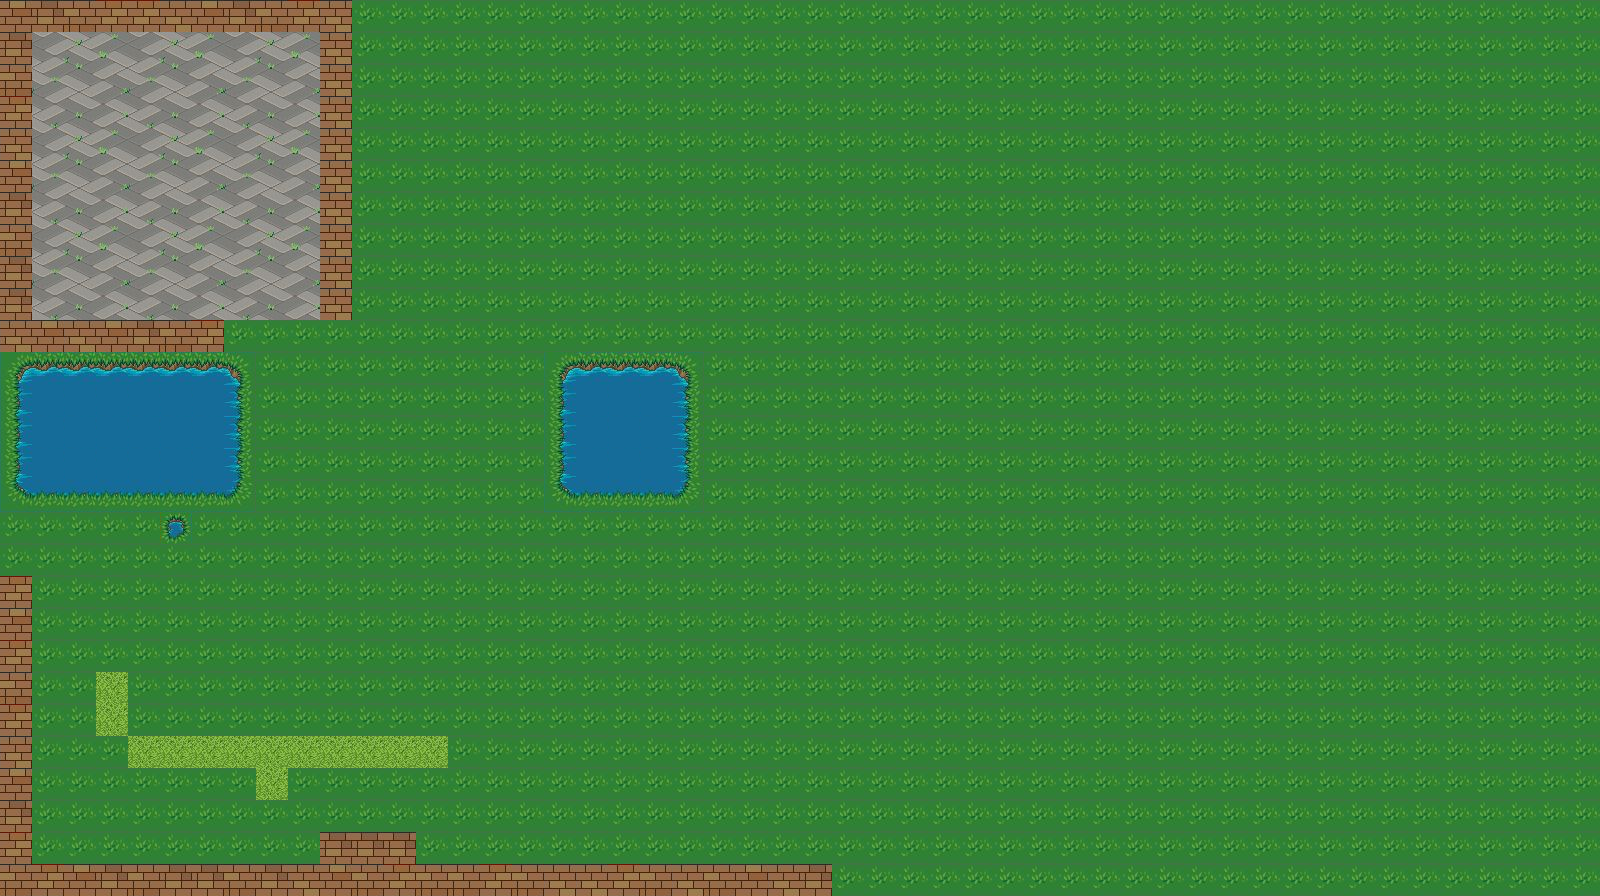

Tiled map render using the project's own tile images. Description and the whole map definition, tile-layer contents included, below:
An orthogonal 50x28 tile map with 32x32 px tiles, 1 tile layer (Слой тайлов 1).

<map version="1.9" tiledversion="1.9.0" orientation="orthogonal" renderorder="right-down" width="50" height="28" tilewidth="32" tileheight="32" infinite="0" nextlayerid="3" nextobjectid="1">
 <tileset firstgid="1" source="test.tsx" />
 <layer id="1" name="Слой тайлов 1" width="50" height="28">
  <data encoding="csv">
385,386,387,388,388,384,385,386,387,388,384,232,232,232,232,232,232,232,232,232,232,232,232,232,232,232,232,232,232,232,232,232,232,232,232,232,232,232,232,232,232,232,232,232,232,232,232,232,232,232,
386,401,402,403,401,402,403,401,402,403,384,232,232,232,232,232,232,232,232,232,232,232,232,232,232,232,232,232,232,232,232,232,232,232,232,232,232,232,232,232,232,232,232,232,232,232,232,232,232,232,
387,422,423,424,422,423,424,422,423,424,384,232,232,232,232,232,232,232,232,232,232,232,232,232,232,232,232,232,232,232,232,232,232,232,232,232,232,232,232,232,232,232,232,232,232,232,232,232,232,232,
388,443,444,445,443,444,445,443,444,445,384,232,232,232,232,232,232,232,232,232,232,232,232,232,232,232,232,232,232,232,232,232,232,232,232,232,232,232,232,232,232,232,232,232,232,232,232,232,232,232,
384,401,402,403,401,402,403,401,402,403,384,232,232,232,232,232,232,232,232,232,232,232,232,232,232,232,232,232,232,232,232,232,232,232,232,232,232,232,232,232,232,232,232,232,232,232,232,232,232,232,
385,422,423,424,422,423,424,422,423,424,384,232,232,232,232,232,232,232,232,232,232,232,232,232,232,232,232,232,232,232,232,232,232,232,232,232,232,232,232,232,232,232,232,232,232,232,232,232,232,232,
386,443,444,445,443,444,445,443,444,445,384,232,232,232,232,232,232,232,232,232,232,232,232,232,232,232,232,232,232,232,232,232,232,232,232,232,232,232,232,232,232,232,232,232,232,232,232,232,232,232,
387,401,402,403,401,402,403,401,402,403,384,232,232,232,232,232,232,232,232,232,232,232,232,232,232,232,232,232,232,232,232,232,232,232,232,232,232,232,232,232,232,232,232,232,232,232,232,232,232,232,
386,422,423,424,422,423,424,422,423,424,384,232,232,232,232,232,232,232,232,232,232,232,232,232,232,232,232,232,232,232,232,232,232,232,232,232,232,232,232,232,232,232,232,232,232,232,232,232,232,232,
386,443,444,445,443,444,445,443,444,445,384,232,232,232,232,232,232,232,232,232,232,232,232,232,232,232,232,232,232,232,232,232,232,232,232,232,232,232,232,232,232,232,232,232,232,232,232,232,232,232,
384,385,384,385,386,387,388,232,232,232,232,232,232,232,232,232,232,232,232,232,232,232,232,232,232,232,232,232,232,232,232,232,232,232,232,232,232,232,232,232,232,232,232,232,232,232,232,232,232,232,
301,302,302,302,302,302,302,303,232,232,232,232,232,232,232,232,232,301,302,302,302,303,232,232,232,232,232,232,232,232,232,232,232,232,232,232,232,232,232,232,232,232,232,232,232,232,232,232,232,232,
322,323,323,323,323,323,323,324,232,232,232,232,232,232,232,232,232,322,323,323,323,324,232,232,232,232,232,232,232,232,232,232,232,232,232,232,232,232,232,232,232,232,232,232,232,232,232,232,232,232,
322,323,323,323,323,323,323,324,232,232,232,232,232,232,232,232,232,322,323,323,323,324,232,232,232,232,232,232,232,232,232,232,232,232,232,232,232,232,232,232,232,232,232,232,232,232,232,232,232,232,
322,323,323,323,323,323,323,324,232,232,232,232,232,232,232,232,232,322,323,323,323,324,232,232,232,232,232,232,232,232,232,232,232,232,232,232,232,232,232,232,232,232,232,232,232,232,232,232,232,232,
343,344,344,344,344,344,344,345,232,232,232,232,232,232,232,232,232,343,344,344,344,345,232,232,232,232,232,232,232,232,232,232,232,232,232,232,232,232,232,232,232,232,232,232,232,232,232,232,232,232,
232,232,232,232,232,280,232,232,232,232,232,232,232,232,232,232,232,232,232,232,232,232,232,232,232,232,232,232,232,232,232,232,232,232,232,232,232,232,232,232,232,232,232,232,232,232,232,232,232,232,
232,232,232,232,232,232,232,232,232,232,232,232,232,232,232,232,232,232,232,232,232,232,232,232,232,232,232,232,232,232,232,232,232,232,232,232,232,232,232,232,232,232,232,232,232,232,232,232,232,232,
388,232,232,232,232,232,232,232,232,232,232,232,232,232,232,232,232,232,232,232,232,232,232,232,232,232,232,232,232,232,232,232,232,232,232,232,232,232,232,232,232,232,232,232,232,232,232,232,232,232,
385,232,232,232,232,232,232,232,232,232,232,232,232,232,232,232,232,232,232,232,232,232,232,232,232,232,232,232,232,232,232,232,232,232,232,232,232,232,232,232,232,232,232,232,232,232,232,232,232,232,
388,232,232,232,232,232,232,232,232,232,232,232,232,232,232,232,232,232,232,232,232,232,232,232,232,232,232,232,232,232,232,232,232,232,232,232,232,232,232,232,232,232,232,232,232,232,232,232,232,232,
387,232,232,200,232,232,232,232,232,232,232,232,232,232,232,232,232,232,232,232,232,232,232,232,232,232,232,232,232,232,232,232,232,232,232,232,232,232,232,232,232,232,232,232,232,232,232,232,232,232,
388,232,232,200,232,232,232,232,232,232,232,232,232,232,232,232,232,232,232,232,232,232,232,232,232,232,232,232,232,232,232,232,232,232,232,232,232,232,232,232,232,232,232,232,232,232,232,232,232,232,
384,232,232,232,200,200,200,200,200,200,200,200,200,200,232,232,232,232,232,232,232,232,232,232,232,232,232,232,232,232,232,232,232,232,232,232,232,232,232,232,232,232,232,232,232,232,232,232,232,232,
385,232,232,232,232,232,232,232,200,232,232,232,232,232,232,232,232,232,232,232,232,232,232,232,232,232,232,232,232,232,232,232,232,232,232,232,232,232,232,232,232,232,232,232,232,232,232,232,232,232,
386,232,232,232,232,232,232,232,232,232,232,232,232,232,232,232,232,232,232,232,232,232,232,232,232,232,232,232,232,232,232,232,232,232,232,232,232,232,232,232,232,232,232,232,232,232,232,232,232,232,
388,232,232,232,232,232,232,232,232,232,386,386,386,232,232,232,232,232,232,232,232,232,232,232,232,232,232,232,232,232,232,232,232,232,232,232,232,232,232,232,232,232,232,232,232,232,232,232,232,232,
387,388,385,386,387,386,386,387,386,384,385,387,388,387,387,388,387,384,384,388,387,384,387,385,384,386,232,232,232,232,232,232,232,232,232,232,232,232,232,232,232,232,232,232,232,232,232,232,232,232
</data>
 </layer>
</map>
